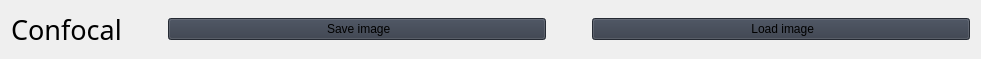
                         <widget class="QWidget" name="horizontalLayoutWidget_2">
                          <property name="geometry">
                           <rect>
                            <x>0</x>
                            <y>0</y>
                            <width>981</width>
                            <height>41</height>
                           </rect>
                          </property>
                          <layout class="QHBoxLayout" name="horizontalLayout_7">
                           <item>
                            <widget class="QLabel" name="label_19">
                             <property name="font">
                              <font>
                               <family>Segoe UI Semibold</family>
                               <pointsize>20</pointsize>
                               <weight>7</weight>
                               <italic>false</italic>
                               <bold>false</bold>
                              </font>
                             </property>
                             <property name="styleSheet">
                              <string notr="true">font: 63 20pt &quot;Segoe UI Semibold&quot;;</string>
                             </property>
                             <property name="text">
                              <string>Confocal</string>
                             </property>
                            </widget>
                           </item>
                           <item>
                            <spacer name="horizontalSpacer_13">
                             <property name="sizeType">
                              <enum>QSizePolicy::Fixed</enum>
                             </property>
                             <property name="sizeHint" stdset="0">
                              <size>
                               <width>40</width>
                               <height>20</height>
                              </size>
                             </property>
                            </spacer>
                           </item>
                           <item>
                            <widget class="QPushButton" name="confocal_save">
                             <property name="sizePolicy">
                              <sizepolicy hsizetype="Expanding" vsizetype="Fixed">
                               <horstretch>0</horstretch>
                               <verstretch>0</verstretch>
                              </sizepolicy>
                             </property>
                             <property name="styleSheet">
                              <string notr="true">background-color: rgb(52, 59, 72);
font: 63 15pt &quot;Segoe UI Semibold&quot;;</string>
                             </property>
                             <property name="text">
                              <string> Save image</string>
                             </property>
                             <property name="icon">
                              <iconset>
                               <normaloff>:/icons/images/icons/cil-save.png</normaloff>:/icons/images/icons/cil-save.png</iconset>
                             </property>
                            </widget>
                           </item>
                           <item>
                            <spacer name="horizontalSpacer_9">
                             <property name="sizeType">
                              <enum>QSizePolicy::Fixed</enum>
                             </property>
                             <property name="sizeHint" stdset="0">
                              <size>
                               <width>40</width>
                               <height>20</height>
                              </size>
                             </property>
                            </spacer>
                           </item>
                           <item>
                            <widget class="QPushButton" name="confocal_load">
                             <property name="sizePolicy">
                              <sizepolicy hsizetype="Expanding" vsizetype="Fixed">
                               <horstretch>0</horstretch>
                               <verstretch>0</verstretch>
                              </sizepolicy>
                             </property>
                             <property name="styleSheet">
                              <string notr="true">background-color: rgb(52, 59, 72);
font: 63 15pt &quot;Segoe UI Semibold&quot;;</string>
                             </property>
                             <property name="text">
                              <string> Load image</string>
                             </property>
                             <property name="icon">
                              <iconset>
                               <normaloff>:/icons/images/icons/cil-folder-open.png</normaloff>:/icons/images/icons/cil-folder-open.png</iconset>
                             </property>
                            </widget>
                           </item>
                          </layout>
                         </widget>
